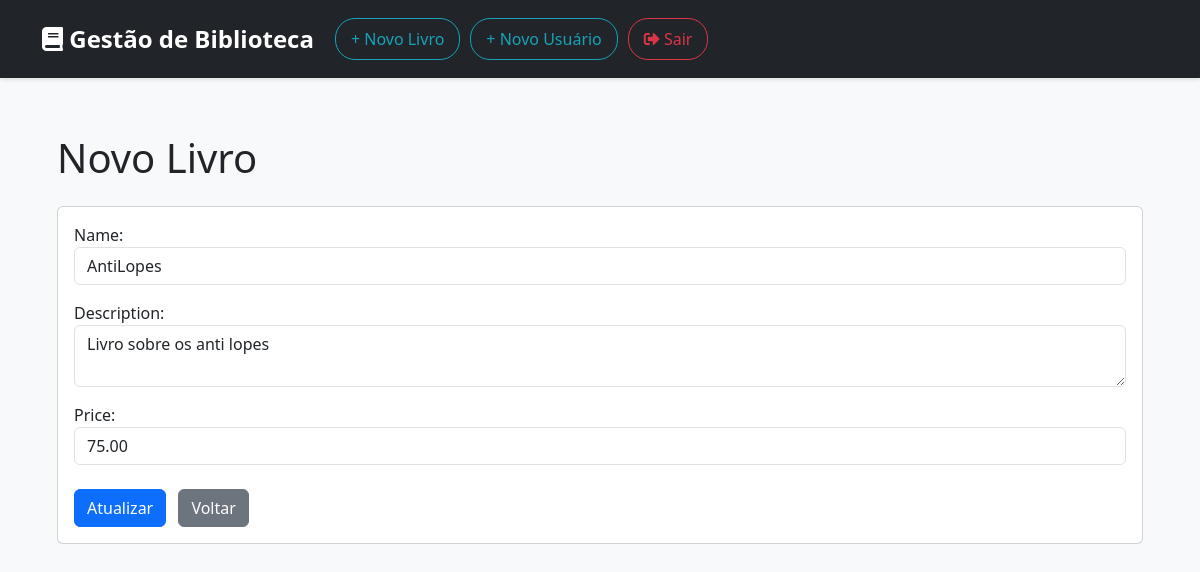
/products/edit/6 (signed in), run on the app's committed database.
### products/models.py (models this page shows, shortened)
class Product(models.Model):
    name = models.CharField('Name', max_length=100)
    description = models.TextField('Description', blank=True)
    price = models.DecimalField('Price', decimal_places=2, max_digits=8)
    created = models.DateTimeField('Created', auto_now_add=True)
    changed = models.DateTimeField('Changed', auto_now=True)
    available = models.BooleanField(default=True)
    STATUS_CHOICES = [
        ('disponivel', 'Disponível'),
        ('emprestado', 'Emprestado'),
        ('em_manutencao', 'Em Manutenção'),
        ('indisponivel', 'Indisponível'),
    ]
    status = models.CharField(
        max_length=20,
        choices=STATUS_CHOICES,
        default='disponivel'
    )
    class Meta:
        ordering = ['name']

### products/views.py (the view)
# urls.py: path('edit/<int:pk>', views.ProductUpdate.as_view(), name='product_edit'),
class ProductUpdate(SuccessMessageMixin, UpdateView):
    model = Product
    form_class = ProductForm
    success_url = reverse_lazy('product_list')
    success_message = "Livro atualizado com sucesso!"

### products/forms.py
class ProductForm(forms.ModelForm):
    def __init__(self, *args, **kwargs):
        super(ProductForm, self).__init__(*args, **kwargs)
        self.fields['name'].widget.attrs = {
            'class': 'form-control col-md-6'
        }
        self.fields['description'].widget.attrs = {
            'class': 'form-control col-md-6'
        }
        self.fields['price'].widget.attrs = {
            'class': 'form-control col-md-6',
            'step': 'any',
            'min': '1',
        }
    class Meta:
        model = Product
        fields = ('name', 'description', 'price')

### products/templates/products/product_form.html (shortened to what this page needs)
{% extends 'products/base.html' %}
{% block content %}
    <div class="container mt-4">
        <h1 class="mb-4">
                Novo Livro
        </h1>
        <div class="card">
            <div class="card-body">
                <form method="POST" class="needs-validation" novalidate>
                    {% for field in form %}
                        <div class="form-group mb-3">
                            {{ field.label_tag }}
                            {{ field }}
                        </div>
                    {% endfor %}
                    <div class="mt-4">
                        <button type="submit" class="btn btn-primary">
                            {% if request.path == '/new' %}Adicionar{% else %}Atualizar{% endif %}
                        </button>
                        <a href="{% url 'product_list' %}" class="btn btn-secondary ms-2">Voltar</a>
                    </div>
                </form>
            </div>
        </div>
    </div>
{% endblock %}

### static/css/style.css (style rules this page uses)
body { background-color: #f8f9fa; font-family: 'Segoe UI', Tahoma, Geneva, Verdana, sans-serif; }

### data on the page
Product: form "AntiLopes" "Livro sobre os anti lopes" "75.00"

### other printed values
{{ field.label_tag }} "Name:" "Description:" "Price:"
